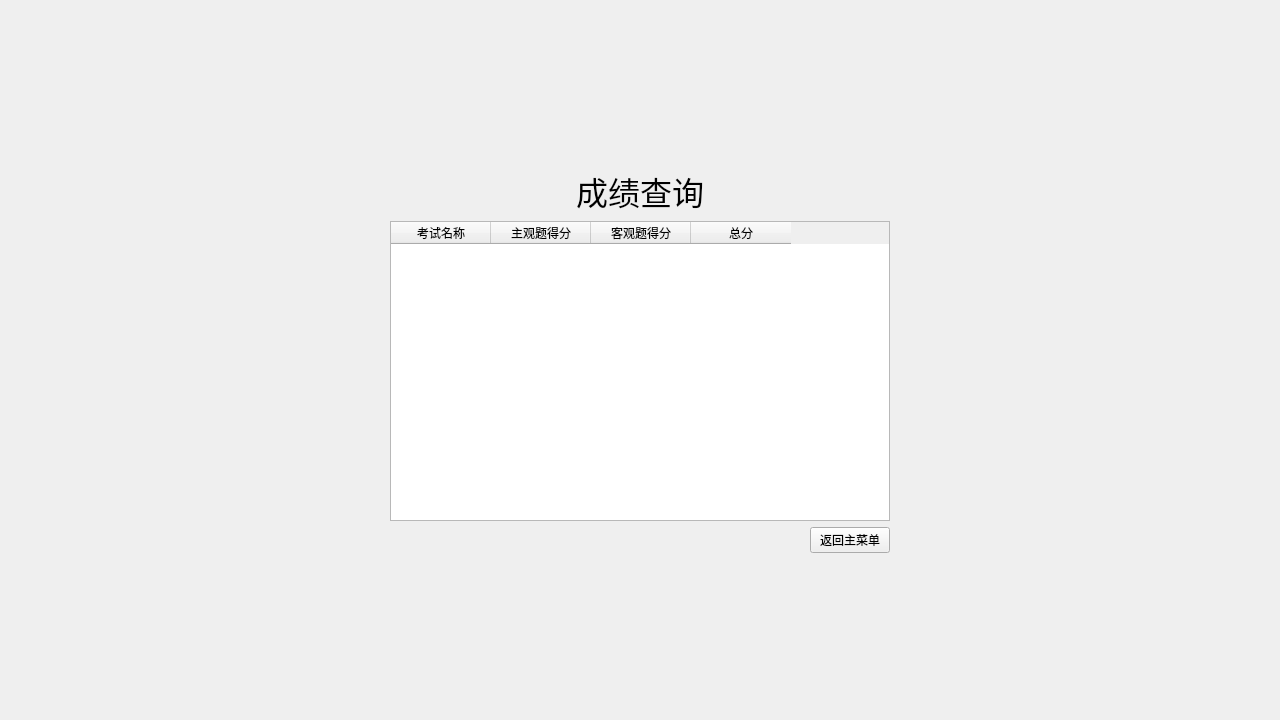
<?xml version="1.0" encoding="UTF-8"?>
<ui version="4.0">
 <class>Score</class>
 <widget class="QWidget" name="Score">
  <property name="geometry">
   <rect>
    <x>0</x>
    <y>0</y>
    <width>1280</width>
    <height>720</height>
   </rect>
  </property>
  <property name="minimumSize">
   <size>
    <width>1280</width>
    <height>720</height>
   </size>
  </property>
  <property name="maximumSize">
   <size>
    <width>1280</width>
    <height>720</height>
   </size>
  </property>
  <property name="windowTitle">
   <string>Score</string>
  </property>
  <layout class="QGridLayout" name="gridLayout">
   <item row="2" column="1">
    <widget class="QTableWidget" name="tableWidget_score">
     <property name="minimumSize">
      <size>
       <width>500</width>
       <height>300</height>
      </size>
     </property>
     <property name="maximumSize">
      <size>
       <width>500</width>
       <height>300</height>
      </size>
     </property>
     <property name="editTriggers">
      <set>QAbstractItemView::NoEditTriggers</set>
     </property>
     <column>
      <property name="text">
       <string>考试名称</string>
      </property>
     </column>
     <column>
      <property name="text">
       <string>主观题得分</string>
      </property>
     </column>
     <column>
      <property name="text">
       <string>客观题得分</string>
      </property>
     </column>
     <column>
      <property name="text">
       <string>总分</string>
      </property>
     </column>
    </widget>
   </item>
   <item row="2" column="2">
    <spacer name="horizontalSpacer">
     <property name="orientation">
      <enum>Qt::Horizontal</enum>
     </property>
     <property name="sizeHint" stdset="0">
      <size>
       <width>40</width>
       <height>20</height>
      </size>
     </property>
    </spacer>
   </item>
   <item row="2" column="0">
    <spacer name="horizontalSpacer_2">
     <property name="orientation">
      <enum>Qt::Horizontal</enum>
     </property>
     <property name="sizeHint" stdset="0">
      <size>
       <width>40</width>
       <height>20</height>
      </size>
     </property>
    </spacer>
   </item>
   <item row="5" column="1">
    <spacer name="verticalSpacer">
     <property name="orientation">
      <enum>Qt::Vertical</enum>
     </property>
     <property name="sizeHint" stdset="0">
      <size>
       <width>20</width>
       <height>40</height>
      </size>
     </property>
    </spacer>
   </item>
   <item row="1" column="1">
    <widget class="QLabel" name="label">
     <property name="font">
      <font>
       <family>微软雅黑</family>
       <pointsize>24</pointsize>
      </font>
     </property>
     <property name="text">
      <string>成绩查询</string>
     </property>
     <property name="alignment">
      <set>Qt::AlignCenter</set>
     </property>
    </widget>
   </item>
   <item row="3" column="1">
    <layout class="QHBoxLayout" name="horizontalLayout">
     <item>
      <spacer name="horizontalSpacer_3">
       <property name="orientation">
        <enum>Qt::Horizontal</enum>
       </property>
       <property name="sizeHint" stdset="0">
        <size>
         <width>40</width>
         <height>20</height>
        </size>
       </property>
      </spacer>
     </item>
     <item>
      <widget class="QPushButton" name="pushButton_back">
       <property name="maximumSize">
        <size>
         <width>200</width>
         <height>16777215</height>
        </size>
       </property>
       <property name="text">
        <string>返回主菜单</string>
       </property>
      </widget>
     </item>
    </layout>
   </item>
   <item row="0" column="1">
    <spacer name="verticalSpacer_2">
     <property name="orientation">
      <enum>Qt::Vertical</enum>
     </property>
     <property name="sizeHint" stdset="0">
      <size>
       <width>20</width>
       <height>40</height>
      </size>
     </property>
    </spacer>
   </item>
  </layout>
 </widget>
 <resources/>
 <connections/>
</ui>
